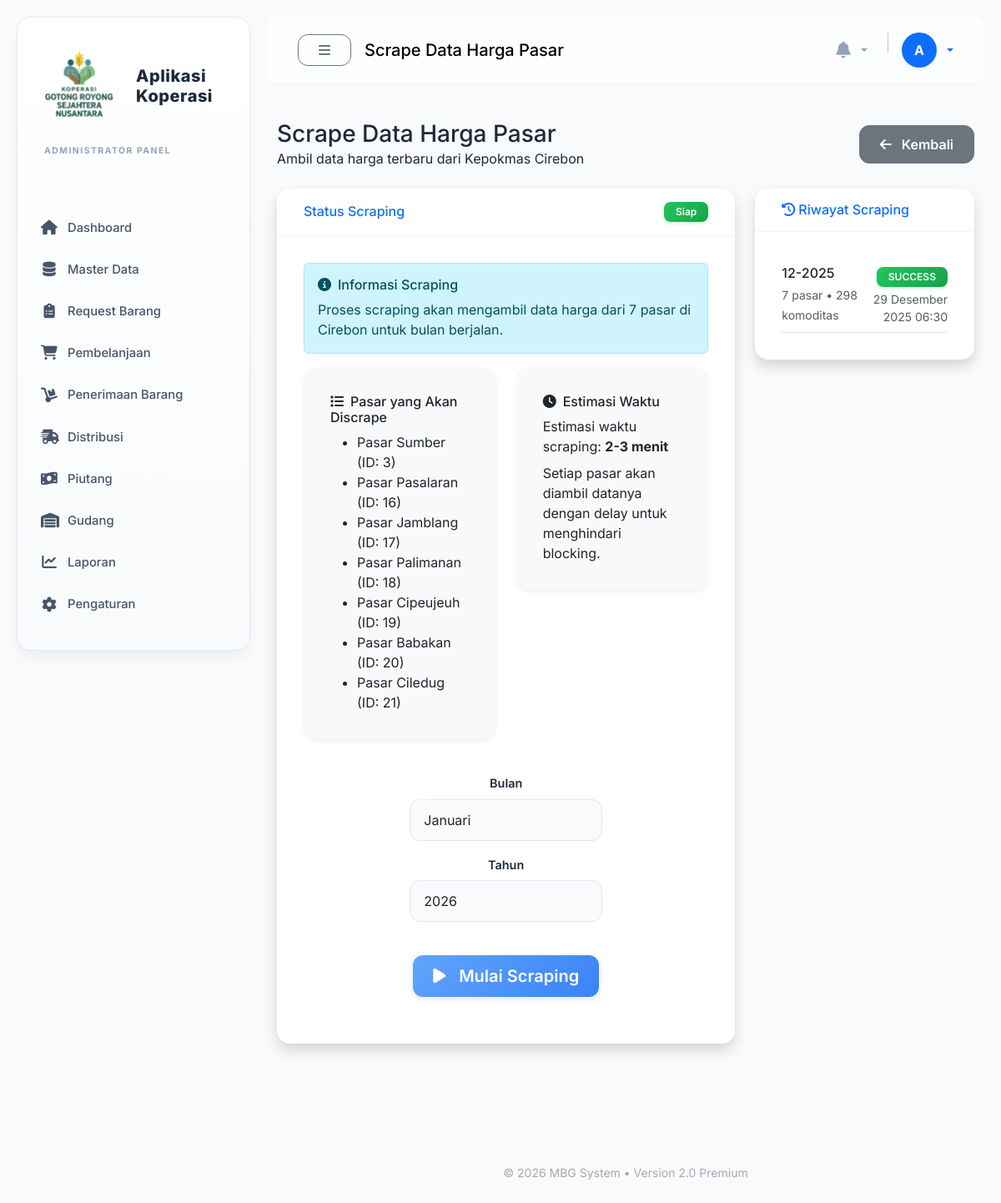
The app's page /modules/analisis/scrape.php (signed in), older data.
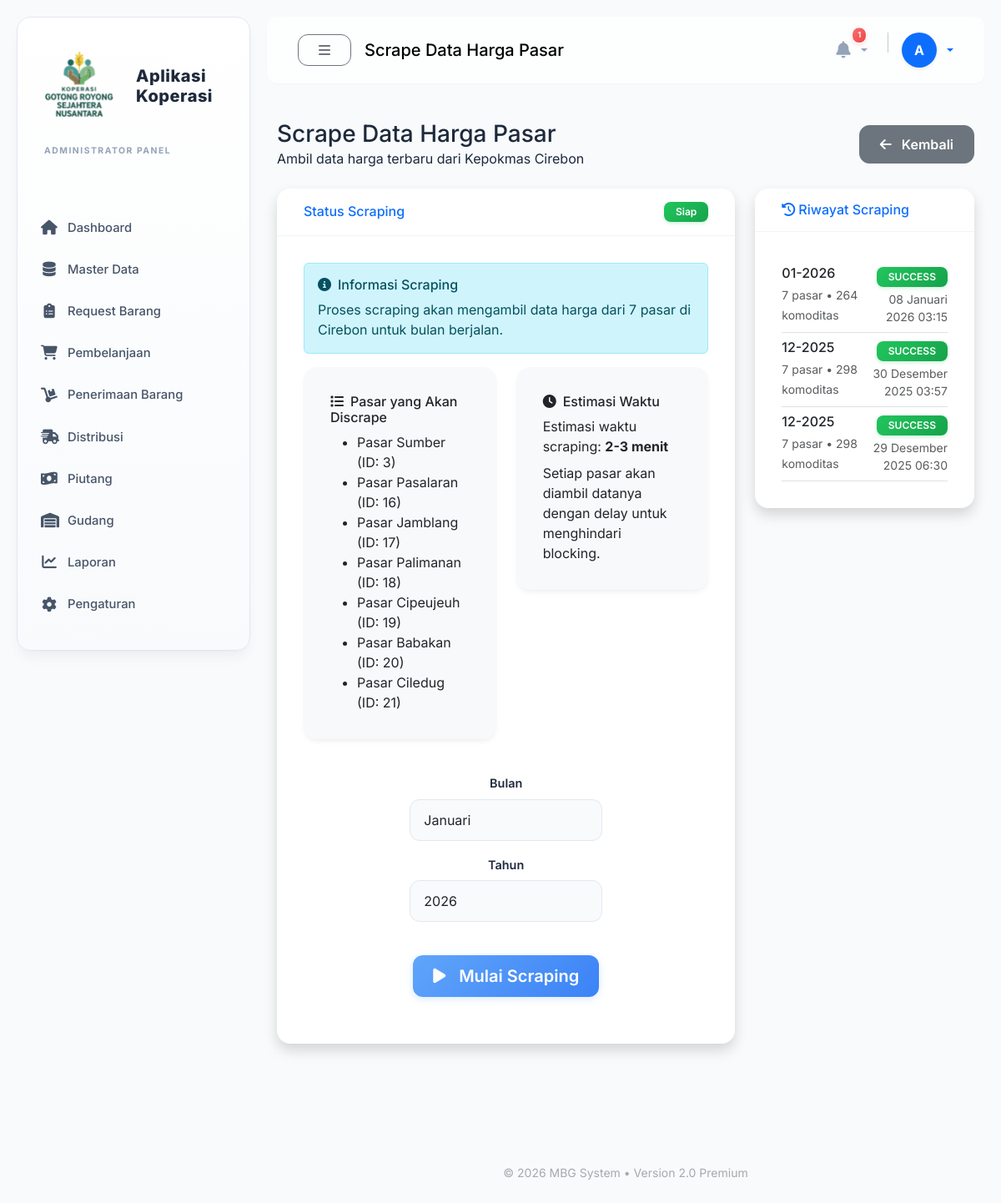
The same page, newer data.
### tables this page shows
CREATE TABLE `scraping_log` (
  `id` int(11) NOT NULL,
  `bulan` int(2) NOT NULL,
  `tahun` int(4) NOT NULL,
  `jumlah_pasar` int(11) DEFAULT 0,
  `jumlah_komoditas` int(11) DEFAULT 0,
  `status` enum('success','partial','failed') DEFAULT 'success',
  `error_message` text DEFAULT NULL,
  `created_at` timestamp NOT NULL DEFAULT current_timestamp()
);

### config/database.php (called while the page is built, shortened)
<?php
$conn = mysqli_connect(DB_HOST, DB_USER, DB_PASS, DB_NAME);
function db_query($query, $params = []) {
    global $conn;
    if (empty($params)) {
        $result = mysqli_query($conn, $query);
        return $result;
    }
    return false;
}
function db_get_all($query, $params = []) {
    $result = db_query($query, $params);
    $data = [];
    if ($result && mysqli_num_rows($result) > 0) {
        while ($row = mysqli_fetch_assoc($result)) {
            $data[] = $row;
        }
    }
    return $data;
}

### helpers/constants.php (called while the page is built, shortened)
<?php
if (!function_exists('format_tanggal')) {
    function format_tanggal($date, $format = 'd F Y') {
        $bulan = [
            1 => 'Januari', 'Februari', 'Maret', 'April', 'Mei', 'Juni',
            'Juli', 'Agustus', 'September', 'Oktober', 'November', 'Desember'
        ];
        $timestamp = strtotime($date);
        $d = date('d', $timestamp);
        $m = date('n', $timestamp);
        $y = date('Y', $timestamp);
        if ($format == 'd F Y') {
            return $d . ' ' . $bulan[$m] . ' ' . $y;
        } elseif ($format == 'd M Y') {
            return $d . ' ' . substr($bulan[$m], 0, 3) . ' ' . $y;
        } else {
            return date($format, $timestamp);
        }
    }
}
if (!function_exists('format_datetime')) {
    function format_datetime($datetime) {
        return format_tanggal($datetime) . ' ' . date('H:i', strtotime($datetime));
    }
}
if (!function_exists('format_number')) {
    function format_number($number, $decimals = 0) {
        return number_format($number, $decimals, ',', '.');
    }
}
?>

### modules/analisis/scrape.php (the view, shortened to what the rows shown need)
<?php
$page_title = 'Scrape Data Harga Pasar';
require_once '../../includes/header.php';
$scraping_logs = db_get_all("SELECT * FROM scraping_log ORDER BY created_at DESC LIMIT 10");
require_once '../../includes/navbar.php';
?>
<div class="container-fluid py-4">
    <div class="d-flex justify-content-between align-items-center mb-4">
        <div>
            <h1 class="h3 mb-0 text-gray-800"><?= $page_title ?></h1>
        </div>
    </div>
    <div class="row mb-4">
        <div class="col-lg-4">
            <div class="card shadow">
                <div class="card-body">
                    <?php if (!empty($scraping_logs)): ?>
                        <div class="list-group list-group-flush">
                            <?php foreach ($scraping_logs as $log): ?>
                            <div class="list-group-item px-0 border-bottom">
                                <div class="d-flex justify-content-between align-items-start">
                                    <div>
                                        <h6 class="mb-1">
                                            <?= str_pad($log['bulan'], 2, '0', STR_PAD_LEFT) ?>-<?= $log['tahun'] ?>
                                        </h6>
                                        <small class="text-muted">
                                            <?= format_number($log['jumlah_pasar']) ?> pasar •
                                            <?= format_number($log['jumlah_komoditas']) ?> komoditas
                                        </small>
                                    </div>
                                    <div class="text-end">
                                        <div class="badge <?= $log['status'] == 'success' ? 'bg-success' : ($log['status'] == 'partial' ? 'bg-warning text-dark' : 'bg-danger') ?>">
                                            <?= strtoupper($log['status']) ?>
                                        </div>
                                        <div class="small text-muted mt-1">
                                            <?= format_datetime($log['created_at'], false) ?>
                                        </div>
                                    </div>
                                </div>
                            </div>
                            <?php endforeach; ?>
                        </div>
                    <?php endif; ?>
                </div>
            </div>
        </div>
    </div>
</div>
<?php
require_once '../../includes/footer.php';
?>

Row changes from the older to the newer data that the page shows:
added scraping_log: bulan "01", tahun "2026", jumlah_pasar "7", jumlah_komoditas "264", status "SUCCESS", created_at "08 Januari 2026 03:15"
added scraping_log: bulan "12", tahun "2025", jumlah_pasar "7", jumlah_komoditas "298", status "SUCCESS", created_at "30 Desember 2025 03:57"
Text that changed along with them:
$notif_count: (not shown) → "1"
